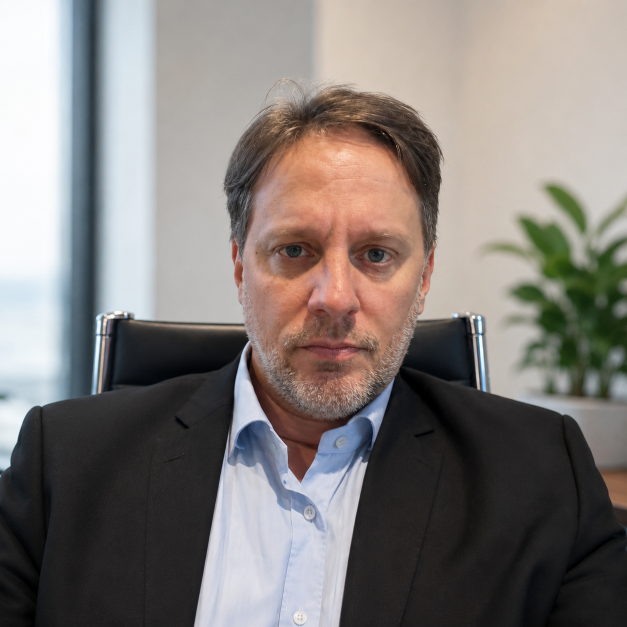
#> input picture BalaVa/arte/autor.png, 1254 x 1254 px (shown at 1/2 size)
$ python foto.py
#> lines starting #> are read from the running program, lines starting #| are printed output that depends on the picture
#!/usr/bin/env python3
"""Pasa la foto del autor a un bitmap de ZX Spectrum: 256x192 a un solo bit.

Sale en el orden de la memoria de video (6144 bytes), asi que dibujarla en
pantalla es un LDIR y, en la ventana del scroll de los creditos, el byte de la
foto esta siempre a la misma distancia del byte de pantalla.

    python3 tools/foto.py [--png vista.png]
"""

import argparse
import os
import sys

RAIZ = os.path.dirname(os.path.dirname(os.path.abspath(__file__)))
ANCHO, ALTO = 256, 192


def dir_pantalla(y, col=0):
    return ((y & 0xC0) << 5) | ((y & 0x07) << 8) | ((y & 0x38) << 2) | col


def prepara(ruta):
    """Recorta a 4:3 sobre la cara, levanta las sombras y realza el detalle.

    Con un solo bit por pixel las medias tintas se van en el tramado, asi que
    antes hay que abrir las sombras -los ojos se cerraban en dos manchas
    negras- y marcar los bordes con una mascara de enfoque.
    """
#> called with ruta = 'BalaVa/arte/autor.png'
    from PIL import Image, ImageEnhance, ImageFilter, ImageOps
    im = Image.open(ruta).convert('L')
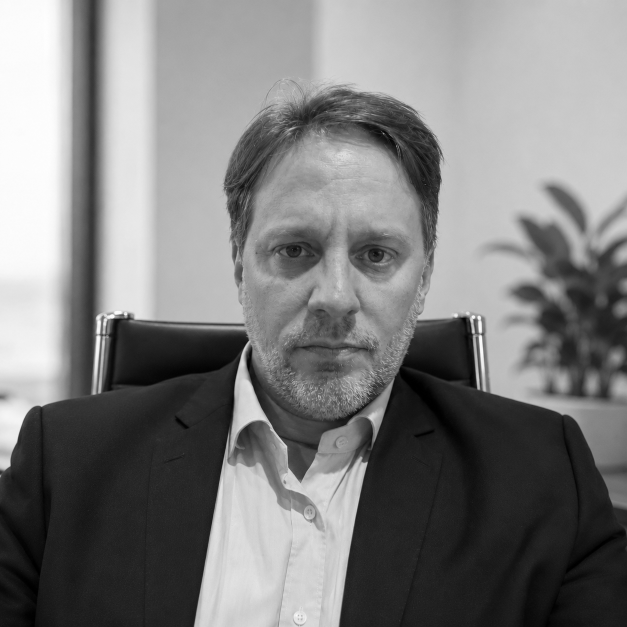
#> im: PIL image 1254x1254 L (shown at 1/2 size); min 0, max 255, mean 125.6
    an, al = im.size
#> an = 1254; al = 1254
    im = im.crop((int(an * 0.02), int(al * 0.05),      # cabeza y hombros, 4:3
                  int(an * 0.98), int(al * 0.77)))
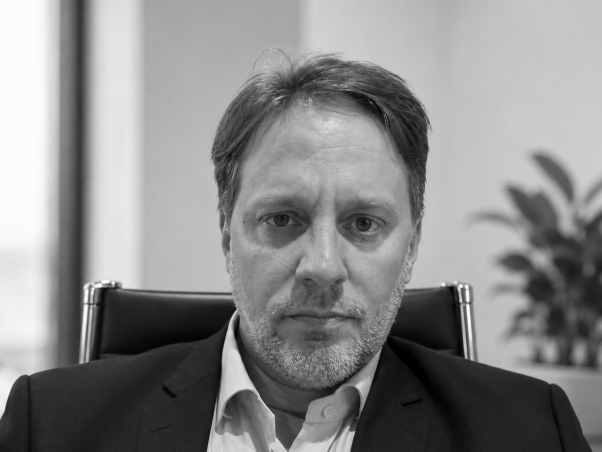
#> im: PIL image 1203x903 L (shown at 1/2 size); min 0, max 255, mean 137.3
    im = im.resize((ANCHO, ALTO), Image.LANCZOS)
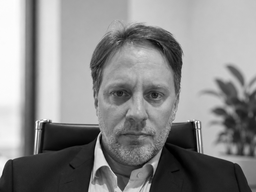
#> im: PIL image 256x192 L; min 0, max 255, mean 137.3
    im = ImageOps.autocontrast(im, cutoff=1)
    im = im.point(lambda v: int(255 * ((v / 255.0) ** 0.72)))     # abre sombras
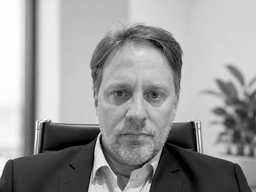
#> im: PIL image 256x192 L; min 0, max 255, mean 152.5
    im = im.filter(ImageFilter.UnsharpMask(radius=6, percent=90, threshold=3))
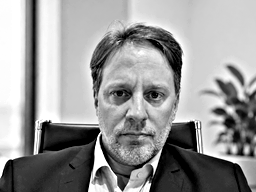
#> im: PIL image 256x192 L; min 0, max 255, mean 152.5
    return ImageEnhance.Contrast(im).enhance(1.05)


def trama(im):
    """Tramado de Atkinson, el de los digitalizadores de la epoca.

    Solo reparte seis octavos del error, asi que sale mas contrastado y con
    menos ruido que Floyd-Steinberg: justo lo que le va a una cara.
    """
    px = [[float(im.getpixel((x, y))) for x in range(ANCHO)] for y in range(ALTO)]
#> px = 192 items
    bits = [[0] * ANCHO for _ in range(ALTO)]
    for y in range(ALTO):
        for x in range(ANCHO):
            v = px[y][x]
            nuevo = 255.0 if v >= 128 else 0.0
            bits[y][x] = 0 if nuevo else 1          # 1 = tinta (negro)
            e = (v - nuevo) / 8.0
            for dx, dy in ((1, 0), (2, 0), (-1, 1), (0, 1), (1, 1), (0, 2)):
                nx, ny = x + dx, y + dy
                if 0 <= nx < ANCHO and 0 <= ny < ALTO:
                    px[ny][nx] += e
#> after the loop, bits = 192 items
    return bits


def a_pantalla(bits):
    datos = bytearray(6144)
    for y in range(ALTO):
        base = dir_pantalla(y)
        for c in range(32):
            b = 0
            for k in range(8):
                if bits[y][c * 8 + k]:
                    b |= 0x80 >> k
            datos[base + c] = b
    return bytes(datos)


def vista(bits, ruta, escala=2):
    from PIL import Image
    im = Image.new('RGB', (ANCHO * escala, ALTO * escala))
    px = im.load()
    for y in range(ALTO):
        for x in range(ANCHO):
            col = (0, 0, 0) if bits[y][x] else (255, 255, 255)
            for dy in range(escala):
                for dx in range(escala):
                    px[x * escala + dx, y * escala + dy] = col
    im.save(ruta)


def main():
    ap = argparse.ArgumentParser()
    ap.add_argument('--foto', default=os.path.join(RAIZ, 'arte', 'autor.png'))
    ap.add_argument('--salida', default=os.path.join(RAIZ, 'build', 'foto.bin'))
    ap.add_argument('--png', help='guarda ademas una vista previa')
    args = ap.parse_args()

    if not os.path.exists(args.foto):
        sys.exit(f'no encuentro la foto: {args.foto}')
    bits = trama(prepara(args.foto))
#> bits = 192 items
    datos = a_pantalla(bits)
    os.makedirs(os.path.dirname(args.salida), exist_ok=True)
    open(args.salida, 'wb').write(datos)
    tinta = sum(sum(f) for f in bits)
#> tinta = 19106
    print(f'{args.salida}: {len(datos)} bytes, {tinta * 100 // (ANCHO * ALTO)}% de tinta')
#| BalaVa/build/foto.bin: 6144 bytes, 38% de tinta
    if args.png:
        vista(bits, args.png)


if __name__ == '__main__':
    main()
